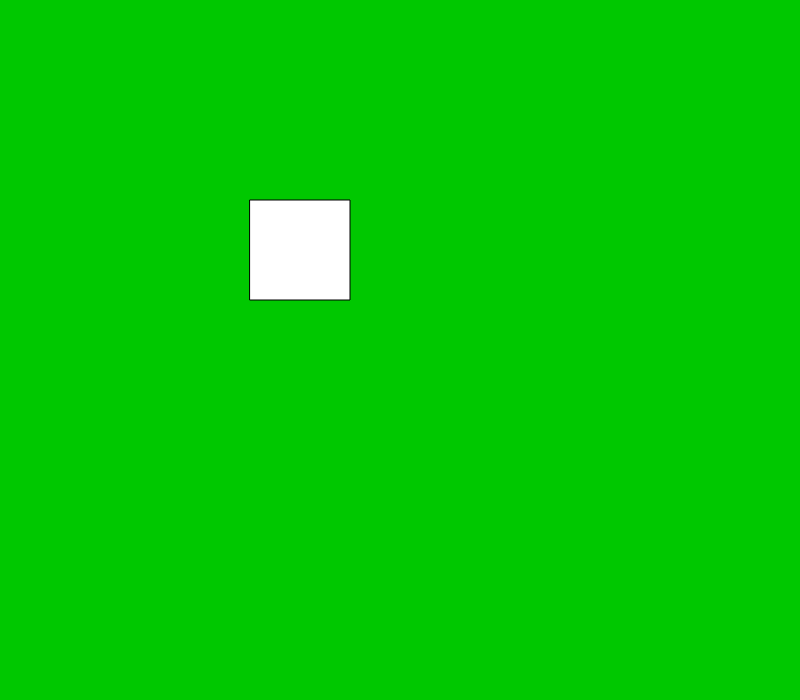
Frame 1 (no input)
Frame 60 (no input): identical to frame 1, image omitted
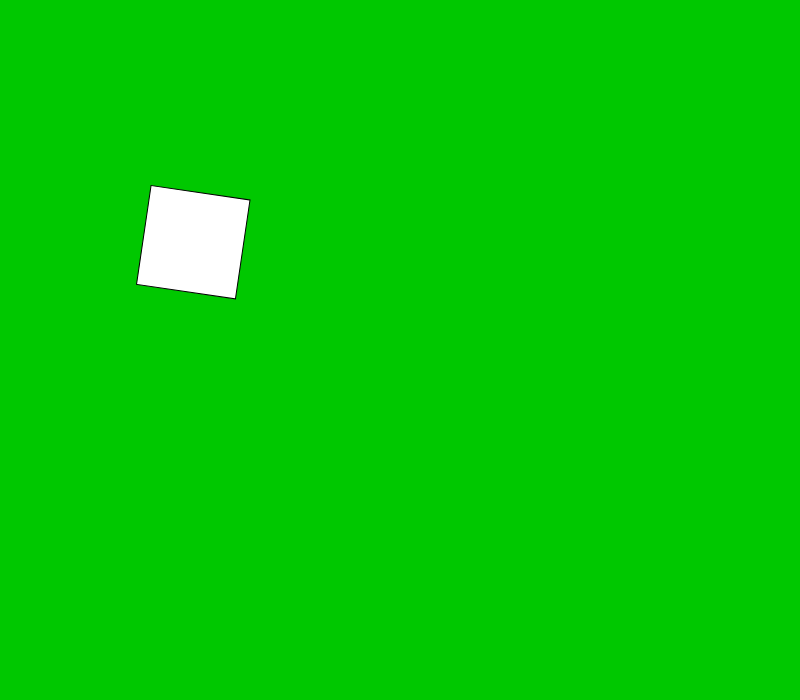
Frame 120 (the mouse pressed at the canvas centre since frame 60)

The p5.js sketch that drew these frames (run headless with seeded random() and noise() and a simulated clock; from frame 60 on, the mouse is pressed at the canvas centre):

// p5.js sketch
// ── sketch.js
function setup() {
  	createCanvas(800, 700);

	// rectMode makes the x, y of a 
	// rect (first two arguments) refer
	// to the center of the rect, rather
	// than the top left corner

	//rectMode(CENTER);
}

function draw() {
	background(0, 200, 0);
	
	var angle = 0.02 * mouseX;

	translate(250, 200);	
	rotate(angle);	
	rect(0, 0, 100, 100);
}
